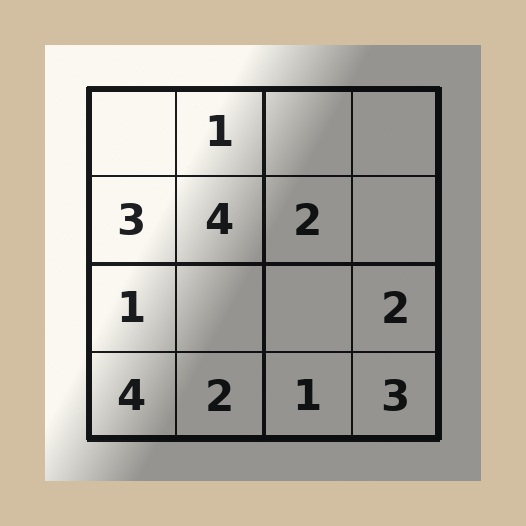
#> input picture sample_images/real/046d0ec1-360e-4df3-b668-961a70b2c88d.jpg, 526 x 526 px
$ python -i digit_preprocess.py   (imports and definitions only)
#> lines starting #> are read from the running program, lines starting #| are printed output that depends on the picture; after the words box and inside, x2 and y2 are one past the last pixel; in counts of white or black regions, pixels touching at a corner belong together
"""Isolate a printed digit and place it on a fixed canvas.

The same steps are applied to cell crops and to template images. Thin strokes
are kept: there is no morphological erosion.
"""

import cv2
import numpy as np

from app.recognition.errors import RecognitionError

CANVAS_SIDE = 32
_CONTENT_SIDE = 24
_BACKGROUND_PERCENTILE = 90.0
_INK_DELTA = 28.0
_BORDER_BAND_FRACTION = 0.16
_BORDER_INK_FRACTION = 0.72


# [84 lines left out: functions preprocess_digit, _as_gray, _digit_mask, _tight_crop, _fit, _center, not called in this run]

>>> import cv2
>>> picture = cv2.imread('../../sample_images/real/046d0ec1-360e-4df3-b668-961a70b2c88d.jpg')
#> picture is the input picture: shape (526, 526, 3); mean B, G, R 161.8, 174.2, 181
>>> result = preprocess_digit(picture)
#> in _as_gray, `return cv2.cvtColor(image, cv2.COLOR_BGR2GRAY)`:
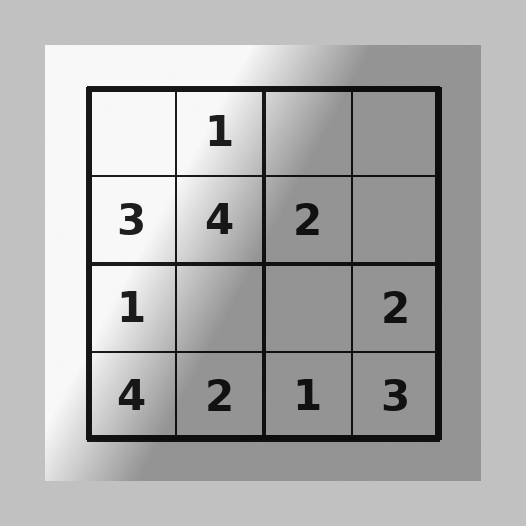
#> returned value: shape (526, 526); min 5, max 254, mean 174.8
#> in _digit_mask, `background = float(np.percentile(gray, _BACKGROUND_PERCENTILE))`: background = 248
#> in _digit_mask, `ink = gray < (background - _INK_DELTA)`:
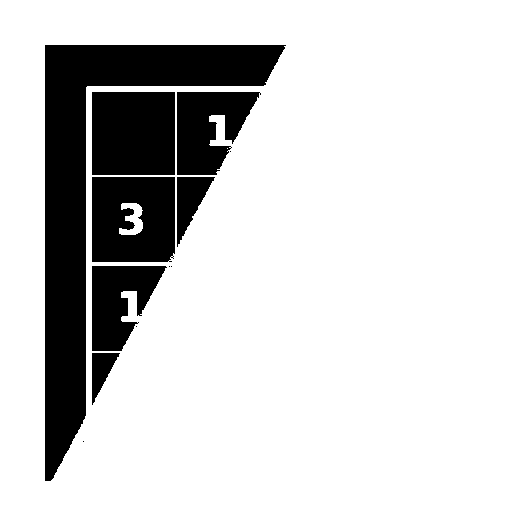
#> ink: shape (526, 526) bool; 82.4% white; 12 black regions (5 under 20 px), largest, box (x1, y1, x2, y2) and area: (45, 45, 286, 481) 24512, (92, 92, 175, 175) 6889, (92, 177, 175, 262) 6577
#> in _digit_mask, `count, labels, _stats, _centroids = cv2.connectedComponentsWithStats(m..`:
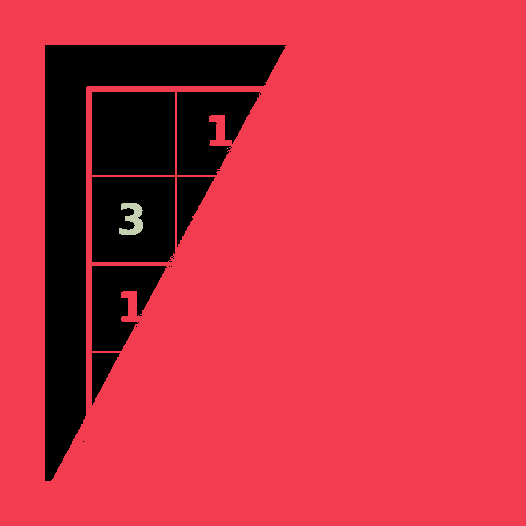
#> labels: shape (526, 526) int32; 4 distinct labels, from 0 to 3; one colour per label, 0 black
#> in _digit_mask, `count, labels, _stats, _centroids = cv2.connectedComponentsWithStats(m..`: count = 4
#> the loop in _digit_mask, `for label in range(1, count):` made 3 passes
#> after the loop in _digit_mask, `for label in range(1, count):`: best_area = 227420; best_label = 1
#> in preprocess_digit, `ink = _digit_mask(gray)`:
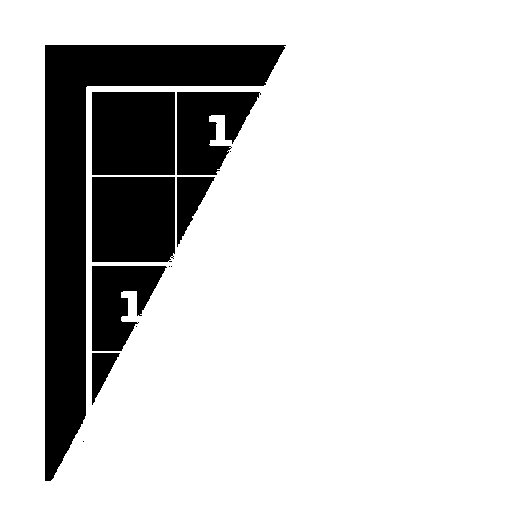
#> ink: shape (526, 526) bool; 82.2% white; 12 black regions (5 under 20 px), largest, box (x1, y1, x2, y2) and area: (45, 45, 286, 481) 24512, (92, 177, 175, 262) 7026, (92, 92, 175, 175) 6889
#> in _fit, `return cv2.resize(crop, (new_width, new_height), interpolation=interpo..`:
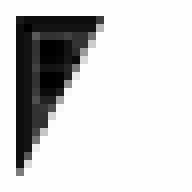
#> returned value: shape (24, 24) float32 (shown 8 times larger); min 0, max 1, mean 0.822
#> in _center, `canvas[y : y + height, x : x + width] = np.clip(fitted, 0.0, 1.0)`:
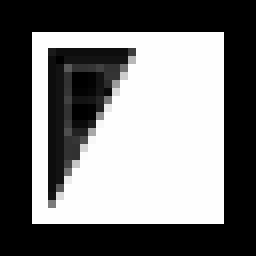
#> canvas: shape (32, 32) float32 (shown 8 times larger); min 0, max 1, mean 0.462
